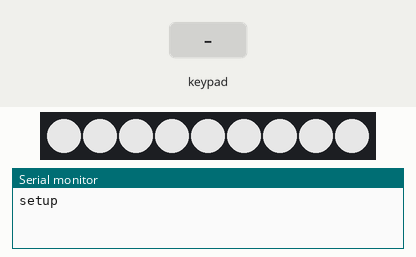
Bench run of a sketch on a simulated Arduino Uno, built with avr-gcc and run on an emulated ATmega328P. On the bench: 9 RGB LEDs in strip order, left to right, the last lines printed to the serial monitor. Wiring (inferred from the names in the program): 3×3 keypad with keys 1 2 3 4 5 6 7 8 9 (labels assumed): rows A0, A1, A2; columns pin 8, pin 9, pin 10; WS2812 LEDs: data A3. Inputs (shaded band) come from the test bench. Dim RGB values are drawn brighter than linear.

Above: at 1.21 s.
2.5 s: keypad keys 1 3 9 7 pressed 0.4 s apart
At 4.1 s:
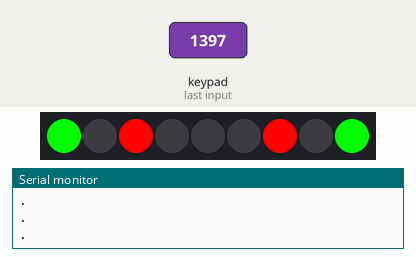
5.6 s: key '8' pressed
At 6.8 s:
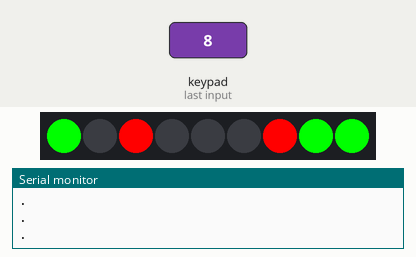
7.1 s: key '6' pressed
At 7.9 s:
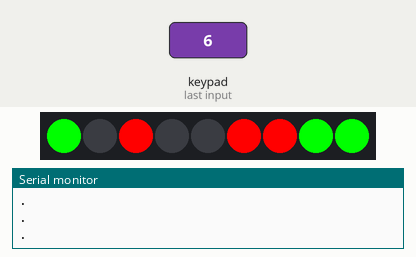
Timing chart, 0 to 10.1 s (numbered marks = the images above; inputs shaded):
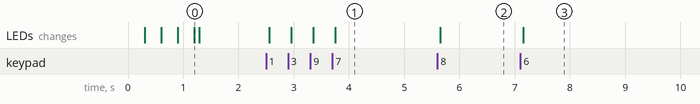

Measured:
- after the input at 2.5 s, the LEDs: first change after 0.05 s (image 1 shows a later state)
- after the input at 5.6 s, the LEDs: change after 0.05 s (image 2)
- after the input at 7.1 s, the LEDs: change after 0.05 s (image 3)

The sketch:

rgb_keypad.ino
```cpp
/*
TODO:
	Games: tic-tac-two, simon
	Efects: patterns, random
	Laser Projector:
		each press on the sides starts self draw
		each press on the middle starts auto draw
		long press on the middle starts game!
		cool RGB patterns while draw

	Effects:
		generic fade:
			arguments:
				array of colors to fade
				fade step 1 to COLOR_CHANNEL_MASK
				blink 0 = no blink, 256 = 10 seconds

*/

#include "buttons.h"
#include "ws2812.h"

#define LED_MASK_X			(0b101010101)
#define LED_MASK_O			(0b010101010)
#define LED_MASK_SQUARE		(0b111101111)


uint16_t red_leds_mask		= 0b000000000;
uint16_t green_leds_mask	= 0b000000000;
bool player;

Keypad keypad;

void refresh() {
	// led_effects_refresh()
	ws2812_refresh();
	delay(1);
}

void delay_with_refresh(uint32_t ms) {
	uint32_t start_ms = millis();
	while ((start_ms + ms) > millis())
		refresh();
}

bool is_three_sequence(uint16_t mask) {
	/* did the given mask won the game? */
	if ((mask & 0b000000111) == 0b000000111) return true;
	if ((mask & 0b000111000) == 0b000111000) return true;
	if ((mask & 0b111000000) == 0b111000000) return true;
	if ((mask & 0b100100100) == 0b100100100) return true;
	if ((mask & 0b010010010) == 0b010010010) return true;
	if ((mask & 0b001001001) == 0b001001001) return true;
	if ((mask & 0b001010100) == 0b001010100) return true;
	if ((mask & 0b100010001) == 0b100010001) return true;
	return false;
}

void keypad_short_press() {
	// uint8_t index = random(1, 10);
	uint8_t index = keypad.get_button_index();
	Serial.println(F("."));
	if (!index--) return;
	uint16_t mask = (uint16_t)1 << index;
	/* check that the led under the cruser is empty */
	if (((mask & red_leds_mask) != 0) || ((mask & green_leds_mask) != 0))
		return;
	/* get pointer to the current mask (player = true - red, else green) */
	uint16_t * player_mask = (player ? &red_leds_mask : &green_leds_mask);
	/* turn on the led under the cruser */
	*player_mask |= mask;
	ws2812_set_color(index, (player ? WS2812_COLOR_RED : WS2812_COLOR_GREEN));
	/* did the player won? */
	if (is_three_sequence(*player_mask)) {
		delay_with_refresh(500);
		// delay_with_refresh(1500);
		game_restert();
	}
	/* did all leds are on? */
	else if ((red_leds_mask | green_leds_mask) == 0b111111111) {
		delay_with_refresh(500);
		// delay_with_refresh(1500);
		game_restert();
	}
	/* go on... */
	else {
		player = !player;
	}
}

void game_restert() {
	red_leds_mask = 0;
	green_leds_mask = 0;
	player = false;
	ws2812_set_colors(WS2812_COLOR_BLACK);
}

void setup() {
	/* initialize the debug UART */
	Serial.begin(115200);
	Serial.println(F("setup"));
	/* initialize the RGB LED strip */
	ws2812_init();
	/* initialize the keypad buttons */
	uint8_t row_pins[]		= {A0, A1, A2};
	uint8_t column_pins[]	= {8, 9, 10};
	keypad.begin(row_pins, column_pins, sizeof(row_pins), sizeof(column_pins));
	keypad.on_short_press_func = &keypad_short_press;
	/* white fade */
	for (uint8_t j = 0; j < 2; j++)
		for (uint8_t i = 0; i < WS2812_COLOR_CHANNEL_COUNT; i++) {
			(*ws2812_buffer).r = i;
			(*ws2812_buffer).g = i;
			(*ws2812_buffer).b = i;
			ws2812_set_colors();
			delay_with_refresh(20);
		}
	/* start infinity loop */
	Serial.println(F("loop"));
	game_restert();
}

void loop() {
	/* update the keypad states and call events if needed */
	// if (random(100) == 0)
		// keypad_short_press();
	keypad.update();
	refresh();
}
```

buttons.cpp
```cpp
#include "buttons.h"


ButtonBitmask::ButtonBitmask() {}

ButtonBitmask::~ButtonBitmask() {
	end();
}

void ButtonBitmask::end() {
	_update_bitmask = NULL;
}

ButtonBitmask::ButtonBitmask(function_t update_bitmask) {
	ButtonBitmask::begin(update_bitmask);
}

void ButtonBitmask::begin(function_t update_bitmask) {
	_update_bitmask = update_bitmask;
	_press_up();
}

void ButtonBitmask::set_next_pulse_millis(uint32_t next_pulse_millis) {
	_next_pulse_millis = _down_millis + next_pulse_millis;
}

bool ButtonBitmask::_is_new_bitmask() {
	// Serial.println(F("ButtonBitmask::_is_new_bitmask()"));
	return button_bit;
}

bool ButtonBitmask::_is_old_bitmask() {
	// Serial.println(F("ButtonBitmask::_is_old_bitmask()"));
	return _button_bit;
}

bool ButtonBitmask::_is_bitmasks_match() {
	// Serial.println(F("ButtonBitmask::_is_bitmasks_match()"));
	return button_bit == _button_bit;
}

void ButtonBitmask::_match_bitmasks() {
	// Serial.println(F("ButtonBitmask::_match_bitmasks()"));
	_button_bit = button_bit;
}

void ButtonBitmask::__update_bitmask() {
	// Serial.println(F("ButtonBitmask::__update_bitmask()"));
	if (NULL == _update_bitmask) return;
	_update_bitmask();
}

void ButtonBitmask::update() {
	update(millis());
}

void ButtonBitmask::update(uint32_t cur_millis) {
	uint32_t delta_millis = cur_millis - _old_millis;

	__update_bitmask();
	if (_is_old_bitmask())	_down_millis += delta_millis;
	else					_up_millis += delta_millis;

	if		(is_released()) {
		_press_up();
	}
	else if	(_press_state == PRESS_STATE_LONG_PULSE) {
		_press_state = PRESS_STATE_LONG_PRESS;
	}

	if		(_press_state == PRESS_STATE_UP) {
		if (_is_new_bitmask()) {
			_down_millis = 0;
			_pulse_count = 0;
			_match_bitmasks();
			_press_state = PRESS_STATE_BOUNCE;
		}
	}
	else if	(_press_state == PRESS_STATE_BOUNCE) {
		if (!_is_bitmasks_match()) {
			_press_up();
		}
		else if (_down_millis >= short_press_millis) {
			_press_state = PRESS_STATE_SHORT_PRESS;
			on_short_press_func();
		}
	}
	else if	(_press_state == PRESS_STATE_SHORT_PRESS) {
		if (!_is_new_bitmask()) {
			_press_state = PRESS_STATE_SHORT_RELEASE;
			on_short_release_func();
		}
		else if (_down_millis >= long_press_millis) {
			set_next_pulse_millis(pulse_press_millis);
			_press_state = PRESS_STATE_LONG_PRESS;
			on_long_press_func();
		}
	}
	else if	(_press_state == PRESS_STATE_LONG_PRESS) {
		if (!_is_new_bitmask()) {
			_press_state = PRESS_STATE_LONG_RELEASE;
			on_long_release_func();
		}
		else if (_down_millis >= _next_pulse_millis) {
			set_next_pulse_millis(pulse_press_millis);
			_pulse_count++;
			_press_state = PRESS_STATE_LONG_PULSE;
			on_long_pulse_func();
		}
	}

	_old_millis = cur_millis;
}

void ButtonBitmask::_press_up() {
	_button_bit = false;
	_up_millis = 0;
	_down_millis = 0;
	_pulse_count = 0;
	_press_state = PRESS_STATE_UP;
}

uint32_t ButtonBitmask::get_up_millis() {
	return	_up_millis;
}

uint32_t ButtonBitmask::get_down_millis() {
	return	_down_millis;
}

uint32_t ButtonBitmask::get_pulse_count() {
	return	_pulse_count;
}

press_state_t ButtonBitmask::get_press_state() {
	return	_press_state;
}

bool ButtonBitmask::is_up() {
	return	!is_down();
}

bool ButtonBitmask::is_down() {
	return	is_pressed() || (_press_state == PRESS_STATE_BOUNCE);
}

bool ButtonBitmask::is_pressed() {
	return	(_press_state == PRESS_STATE_SHORT_PRESS) ||
			(_press_state == PRESS_STATE_LONG_PRESS) ||
			(_press_state == PRESS_STATE_LONG_PULSE);
}

bool ButtonBitmask::is_released() {
	return	(_press_state == PRESS_STATE_SHORT_RELEASE) ||
			(_press_state == PRESS_STATE_LONG_RELEASE);
}

bool ButtonBitmask::is_pulsed() {
	return	(_press_state == PRESS_STATE_LONG_PULSE);
}


ButtonsBitmask::ButtonsBitmask() {}

ButtonsBitmask::~ButtonsBitmask() {
	end();
}

void ButtonsBitmask::end() {
	ButtonBitmask::end();
	if (NULL != buttons_bitmask)
		free(buttons_bitmask);
	if (NULL != _buttons_bitmask)
		free(_buttons_bitmask);
	buttons_bitmask = NULL;
}

ButtonsBitmask::ButtonsBitmask(function_t update_bitmask, uint8_t buttons_count) {
	ButtonsBitmask::begin(update_bitmask, buttons_count);
}

void ButtonsBitmask::begin(function_t update_bitmask, uint8_t buttons_count) {
	// Serial.println("ButtonsBitmask::begin()");
	ButtonBitmask::begin(update_bitmask);
	_buttons_count = buttons_count;
	_buttons_bitmask_size = (_buttons_count + 7) / 8;
	buttons_bitmask = malloc(_buttons_bitmask_size);
	_buttons_bitmask = malloc(_buttons_bitmask_size);
}

bool ButtonsBitmask::_is_new_bitmask() {
	// Serial.println("ButtonsBitmask::_is_new_bitmask()");
	for (uint8_t i = 0; i < _buttons_bitmask_size; i++)
		if (buttons_bitmask[i])
			return true;
	return false;
}

bool ButtonsBitmask::_is_old_bitmask() {
	// Serial.println("ButtonsBitmask::_is_old_bitmask()");
	for (uint8_t i = 0; i < _buttons_bitmask_size; i++)
		if (_buttons_bitmask[i])
			return true;
	return false;
}

bool ButtonsBitmask::_is_bitmasks_match() {
	// Serial.println("ButtonsBitmask::_match_bitmasks()");
	return 0 == memcmp(_buttons_bitmask, buttons_bitmask, _buttons_bitmask_size);
}

void ButtonsBitmask::_match_bitmasks() {
	// Serial.println("ButtonsBitmask::_match_bitmasks()");
	memcpy(_buttons_bitmask, buttons_bitmask, _buttons_bitmask_size);
}

void ButtonsBitmask::_press_up() {
	// Serial.println("ButtonsBitmask::_press_up()");
	ButtonBitmask::_press_up();
	memset(_buttons_bitmask, 0, _buttons_bitmask_size);
}

uint8_t * ButtonsBitmask::_malloc_and_copy(uint8_t * src, uint8_t size) {
	// Serial.println("ButtonsBitmask::_malloc_and_copy()");
	uint8_t * ret = malloc(size);
	memcpy(ret, src, size);
	return ret;
}

uint8_t ButtonsBitmask::get_buttons_count() {
	return _buttons_count;
}

uint8_t ButtonsBitmask::get_button_index() {
	// __update_bitmask();
	for (uint8_t i = 0; i < _buttons_count; i++)
		if (1 == (buttons_bitmask[i / 8] >> (i % 8)))
			return i + 1;
	return 0;
}


Keys::Keys() {}

Keys::~Keys() {
	end();
}

void Keys::end() {
	ButtonsBitmask::end();
	if (NULL != _buttons_pins)
		free(_buttons_pins);
	_buttons_pins = NULL;
}

Keys::Keys(uint8_t * pins, uint8_t pins_count) {
	Keys::begin(pins, pins_count);
}

void Keys::begin(uint8_t * pins, uint8_t pins_count) {
	ButtonsBitmask::begin(NULL, pins_count);
	// ButtonsBitmask::begin((function_t)&Keys::__update_bitmask, pins_count);
	// ButtonsBitmask::begin(empty_function, pins_count);
	// ButtonsBitmask::_update_bitmask = (function_t)&Keys::__update_bitmask;
	_buttons_pins = ButtonsBitmask::_malloc_and_copy(pins, ButtonsBitmask::_buttons_count);
	for (uint8_t i = 0; i < ButtonsBitmask::_buttons_count; i++)
		pinMode(_buttons_pins[i], INPUT_PULLUP);
}

void Keys::__update_bitmask() {
	memset(buttons_bitmask, 0, ButtonsBitmask::_buttons_bitmask_size);
	for (uint8_t i = 0; i < ButtonsBitmask::_buttons_count; i++)
		if (!digitalRead(_buttons_pins[i]))
			buttons_bitmask[i / 8] |= 1 << (i % 8);
}


Keypad::Keypad() {}

Keypad::~Keypad() {
	end();
}

void Keypad::end() {
	ButtonsBitmask::end();
	if (NULL != _rows_pins)
		free(_rows_pins);
	if (NULL != _columns_pins)
		free(_columns_pins);
	_rows_pins = NULL;
	_columns_pins = NULL;
}

Keypad::Keypad(uint8_t * rows_pins, uint8_t * columns_pins, uint8_t rows_count, uint8_t columns_count) {
	Keypad::begin(rows_pins, columns_pins, rows_count, columns_count);
}

void Keypad::begin(uint8_t * rows_pins, uint8_t * columns_pins, uint8_t rows_count, uint8_t columns_count) {
	ButtonsBitmask::begin(NULL, rows_count * columns_count);
	// ButtonsBitmask::begin((function_t)&Keypad::__update_bitmask, rows_count * columns_count);
	// ButtonsBitmask::begin(empty_function, rows_count * columns_count);
	// ButtonsBitmask::_update_bitmask = (function_t)&Keypad::__update_bitmask;
	_rows_count = rows_count;
	_columns_count = columns_count;
	_rows_pins = ButtonsBitmask::_malloc_and_copy(rows_pins, _rows_count);
	_columns_pins = ButtonsBitmask::_malloc_and_copy(columns_pins, _columns_count);

	// set all row pins to logic "Z"
	for (uint8_t i = 0; i < _rows_count; i++)
		pinMode(_rows_pins[i], INPUT);
	// pull all columns pins to logic "1"
	for (uint8_t i = 0; i < _columns_count; i++)
		pinMode(_columns_pins[i], INPUT_PULLUP);
	// Serial.println("Keypad.begin");
}

void Keypad::__update_bitmask() {
	// Serial.println('.');
	memset(buttons_bitmask, 0, ButtonsBitmask::_buttons_bitmask_size);
	for (uint8_t r = 0, i = 0; r < _rows_count; r++) {
		pinMode(_rows_pins[r], OUTPUT);
		digitalWrite(_rows_pins[r], LOW);
		for (uint8_t c = 0; c < _columns_count; c++, i++) {
			if (!digitalRead(_columns_pins[c])) {
				buttons_bitmask[i / 8] |= 1 << (i % 8);
				// Serial.println(i);
			}
		}
		pinMode(_rows_pins[r], INPUT);
	}
}
```

buttons.h
```cpp
#ifndef BUTTONS_H
#define BUTTONS_H

#include <Arduino.h>


#define DEFAULT_SHORT_PRESS_MILLIS	(50)
#define DEFAULT_LONG_PRESS_MILLIS	(1000)
#define DEFAULT_PULSE_PRESS_MILLIS	(500)

typedef enum {
	PRESS_STATE_UP,
	PRESS_STATE_BOUNCE,
	PRESS_STATE_SHORT_PRESS,
	PRESS_STATE_LONG_PRESS,
	PRESS_STATE_SHORT_RELEASE,
	PRESS_STATE_LONG_RELEASE,
	PRESS_STATE_LONG_PULSE,
	PRESS_STATES_COUNT,
} press_state_t;

typedef void (*function_t)();

static void empty_function() {}
// #define empty_function NULL


class ButtonBitmask {
	public:
		~ButtonBitmask();
		ButtonBitmask();
		ButtonBitmask(function_t update_bitmask);
		void begin(function_t update_bitmask);
		void end();

		void update();
		void update(uint32_t cur_millis);

		bool is_up();
		bool is_down();
		bool is_pressed();
		bool is_released();
		bool is_pulsed();

		uint32_t get_up_millis();
		uint32_t get_down_millis();
		uint32_t get_pulse_count();
		press_state_t get_press_state();
		void set_next_pulse_millis(uint32_t next_pulse_millis);

		bool button_bit;

		function_t on_short_press_func = empty_function;
		function_t on_short_release_func = empty_function;
		function_t on_long_press_func = empty_function;
		function_t on_long_release_func = empty_function;
		function_t on_long_pulse_func = empty_function;

		uint32_t short_press_millis = DEFAULT_SHORT_PRESS_MILLIS;
		uint32_t long_press_millis = DEFAULT_LONG_PRESS_MILLIS;
		uint32_t pulse_press_millis = DEFAULT_PULSE_PRESS_MILLIS;

	// friend:
		// void _update_bitmask();
	protected:
		virtual void __update_bitmask();
		virtual void _match_bitmasks();
		virtual void _press_up();
		virtual bool _is_new_bitmask();
		virtual bool _is_old_bitmask();
		virtual bool _is_bitmasks_match();

	private:
		function_t _update_bitmask = NULL;
		bool _button_bit;
		press_state_t _press_state;
		uint32_t _up_millis;
		uint32_t _down_millis;
		uint32_t _old_millis;
		uint32_t _pulse_count;
		uint32_t _next_pulse_millis;
};

class ButtonsBitmask : public ButtonBitmask {
	public:
		~ButtonsBitmask();
		ButtonsBitmask();
		ButtonsBitmask(function_t update_bitmask, uint8_t buttons_count);
		void begin(function_t update_bitmask, uint8_t buttons_count);
		void end();

		uint8_t get_buttons_count();
		uint8_t get_button_index();
		uint8_t * buttons_bitmask = NULL;

	protected:
		virtual void _press_up();
		virtual void _match_bitmasks();
		virtual bool _is_new_bitmask();
		virtual bool _is_old_bitmask();
		virtual bool _is_bitmasks_match();
		virtual uint8_t * _malloc_and_copy(uint8_t * src, uint8_t size);
		uint8_t * _buttons_bitmask = NULL;
		uint8_t _buttons_bitmask_size;
		uint8_t _buttons_count;
	// private:
		// void __update_bitmask();
};

class Key : public ButtonBitmask {
	public:
		Key();
		Key(uint8_t pin);
		void begin(uint8_t pin);

	private:
		void __update_bitmask();
		uint8_t _pin;
};

class Keys : public ButtonsBitmask {
	public:
		~Keys();
		Keys();
		Keys(uint8_t * pins, uint8_t pins_count);
		void begin(uint8_t * pins, uint8_t pins_count);
		void end();

	private:
		void __update_bitmask();
		uint8_t * _buttons_pins = NULL;
};

class Keypad : public ButtonsBitmask {
	public:
		~Keypad();
		Keypad();
		Keypad(uint8_t * rows_pins, uint8_t * columns_pins, uint8_t rows_count, uint8_t columns_count);
		void begin(uint8_t * rows_pins, uint8_t * columns_pins, uint8_t rows_count, uint8_t columns_count);
		void end();

	private:
		void __update_bitmask();
		uint8_t * _rows_pins = NULL;
		uint8_t * _columns_pins = NULL;
		uint8_t _rows_count;
		uint8_t _columns_count;
};

#endif /* BUTTONS_H */
```

Source omitted: ws2812.h (3798 bytes)
